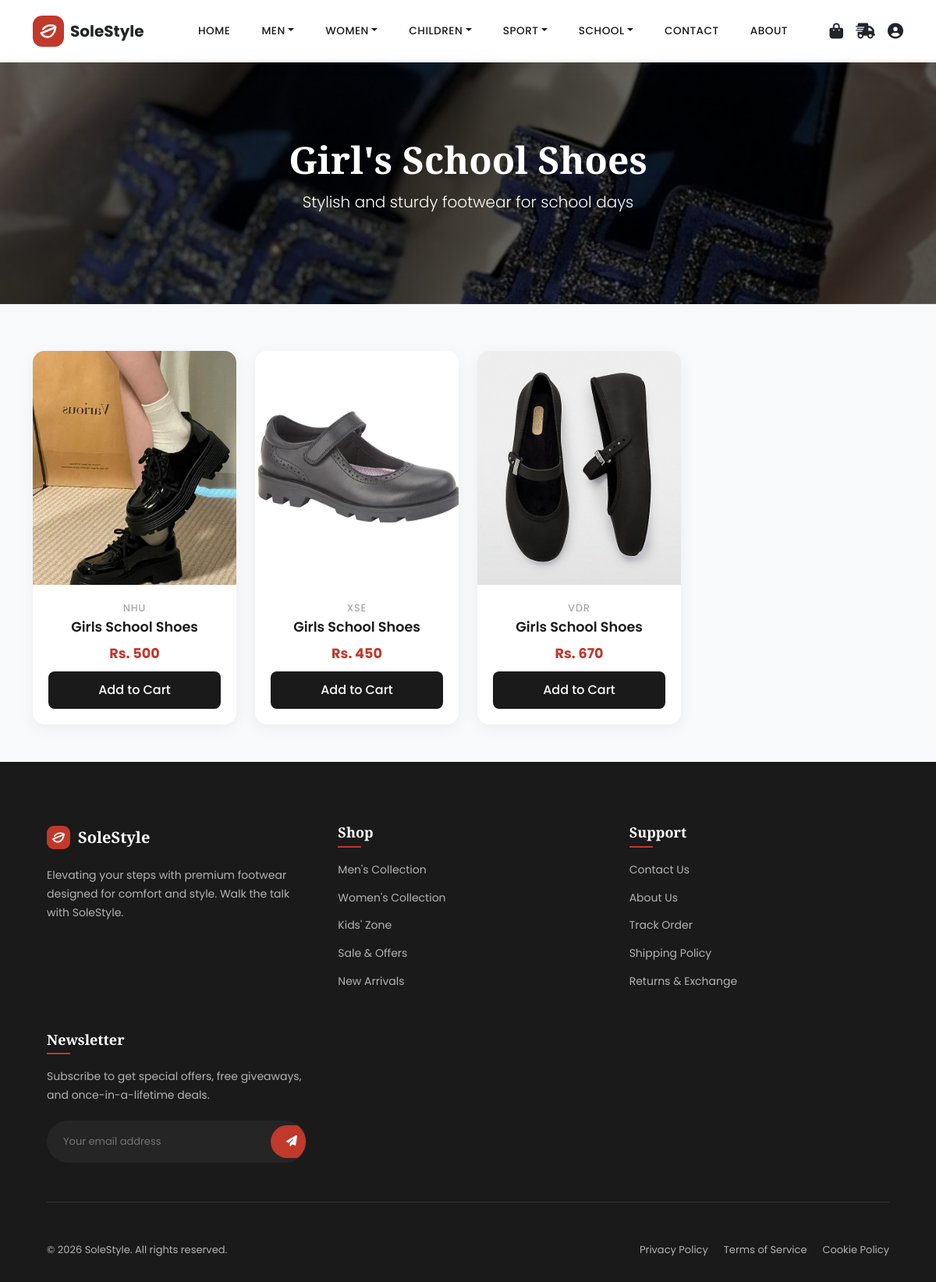
/Girl_school_shoes.php, run on the app's committed database.
### tables this page shows
CREATE TABLE `product` (
  `pid` int(60) NOT NULL,
  `pgname` varchar(60) NOT NULL,
  `pname` varchar(60) NOT NULL,
  `pimage` blob NOT NULL,
  `cost` int(60) NOT NULL
);

### Girl_school_shoes.php (the view, shortened to what this page needs)
<?php
include('shoes_admin/includes/dbconnection.php');
$query = "SELECT * FROM product WHERE pgname='Girls School Shoes'";
$result = mysqli_query($con, $query);
?>
<!DOCTYPE html>
<html lang="en">
<head>
    <link href="https://cdn.jsdelivr.net/npm/bootstrap@5.3.0/dist/css/bootstrap.min.css" rel="stylesheet">
    <link rel="stylesheet" href="https://cdnjs.cloudflare.com/ajax/libs/font-awesome/6.4.0/css/all.min.css">
</head>
<body>
    <nav class="navbar navbar-expand-lg fixed-top">
        <div class="container">
            <a class="navbar-brand d-flex align-items-center" href="home.php">
                <span class="ms-2 fw-bold text-dark">SoleStyle</span>
            </a>
            <div class="collapse navbar-collapse justify-content-center" id="navbarNav">
                <ul class="navbar-nav">
                    <li class="nav-item"><a class="nav-link" href="home.php">Home</a></li>
                    <li class="nav-item dropdown">
                        <a class="nav-link dropdown-toggle" href="#" role="button" data-bs-toggle="dropdown">Men</a>
                    </li>
                    <li class="nav-item dropdown">
                        <a class="nav-link dropdown-toggle" href="#" role="button" data-bs-toggle="dropdown">Women</a>
                    </li>
                    <li class="nav-item dropdown">
                        <a class="nav-link dropdown-toggle" href="#" role="button" data-bs-toggle="dropdown">Children</a>
                    </li>
                    <li class="nav-item dropdown">
                        <a class="nav-link dropdown-toggle" href="#" role="button" data-bs-toggle="dropdown">Sport</a>
                    </li>
                    <li class="nav-item dropdown">
                        <a class="nav-link dropdown-toggle" href="#" role="button" data-bs-toggle="dropdown">School</a>
                    </li>
                    <li class="nav-item"><a class="nav-link" href="contact_us.php">Contact</a></li>
                    <li class="nav-item"><a class="nav-link" href="about.php">About</a></li>
                </ul>
            </div>
            <div class="d-flex align-items-center">
                <a href="cart.php" class="text-dark me-3 position-relative">
                    <i class="fas fa-shopping-bag fa-lg"></i>
                </a>
                <a href="clientsideorder.php" class="text-dark me-3">
                    <i class="fas fa-truck-fast fa-lg"></i>
                </a>
                <a href="sign_in.php" class="text-dark">
                    <i class="fas fa-user-circle fa-lg"></i>
                </a>
            </div>
        </div>
    </nav>
    <header class="page-header">
        <div class="container">
            <h2>Girl's School Shoes</h2>
            <p class="lead">Stylish and sturdy footwear for school days</p>
        </div>
    </header>
    <div class="container mb-5">
        <div class="row g-4">
            <?php
            while ($product = mysqli_fetch_array($result)) { ?>
                <div class="col-md-4 col-lg-3">
                    <div class="product-card">
                        <div class="product-img-container">
                        </div>
                        <div class="product-details">
                            <div class="product-brand"><?php echo htmlentities($product['pname']); ?></div>
                            <h5 class="product-title"><?php echo htmlentities($product['pgname']); ?></h5>
                            <div class="product-price">Rs. <?php echo htmlentities($product['cost']); ?></div>
                            <a href="cart.php?add_to_cart=<?php echo htmlentities($product['pid']); ?>" class="btn-add-cart">Add to Cart</a>
                        </div>
                    </div>
                </div>
            <?php } ?>
        </div>
    </div>
</body>
<?php include 'shoes_admin/footer.php'; ?>
</html>

### Girl_school_shoes.php (style rules this page uses)
:root { --primary-dark: #1a1a1a; --accent-red: #c0392b; --text-gray: #666; --bg-light: #f8f9fa; }
body { font-family: 'Poppins', sans-serif; color: var(--primary-dark); background-color: var(--bg-light); overflow-x: hidden; }
h1, h2, h3, h4 { font-family: 'Playfair Display', serif; }
.navbar { background: rgba(255, 255, 255, 0.95); backdrop-filter: blur(10px); box-shadow: 0 2px 20px rgba(0,0,0,0.05); padding: 15px 0; }
.nav-link { font-weight: 500; color: var(--primary-dark) !important; margin: 0 12px; text-transform: uppercase; font-size: 0.85rem; letter-spacing: 0.5px; transition: color 0.3s ease; }
.page-header { background: linear-gradient(rgba(0,0,0,0.6), rgba(0,0,0,0.6)), url('images/slider1.jpg'); background-size: cover; background-position: center; color: #fff; padding: 100px 0; text-align: center; margin-top: 76px; margin-bottom: 60px; }
.page-header h2 { font-size: 3rem; font-weight: 700; margin-bottom: 10px; }
.product-card { background: #fff; border-radius: 15px; overflow: hidden; box-shadow: 0 5px 20px rgba(0,0,0,0.05); transition: all 0.3s ease; height: 100%; position: relative; }
.product-img-container { position: relative; overflow: hidden; height: 300px; }
.product-details { padding: 20px; text-align: center; }
.product-brand { font-size: 0.8rem; color: #999; text-transform: uppercase; letter-spacing: 1px; margin-bottom: 5px; }
.product-title { font-size: 1.1rem; font-weight: 600; margin-bottom: 10px; color: var(--primary-dark); }
.product-price { color: var(--accent-red); font-weight: 700; font-size: 1.1rem; }
.btn-add-cart { width: 100%; padding: 12px; background: var(--primary-dark); color: #fff; border: none; font-weight: 500; transition: background 0.3s; text-decoration: none; display: inline-block; margin-top: 10px; border-radius: 8px; }

### shoes_admin/footer.php (style rules this page uses)
:root { --footer-bg: #1a1a1a; --footer-text: #b3b3b3; --footer-heading: #ffffff; --brand-accent: #c0392b; --brand-accent-hover: #a93226; --border-color: #333; }

### data on the page
product: pname "NHU", pgname "Girls School Shoes", cost "500"
product: pname "XSE", pgname "Girls School Shoes", cost "450"
product: pname "VDR", pgname "Girls School Shoes", cost "670"
